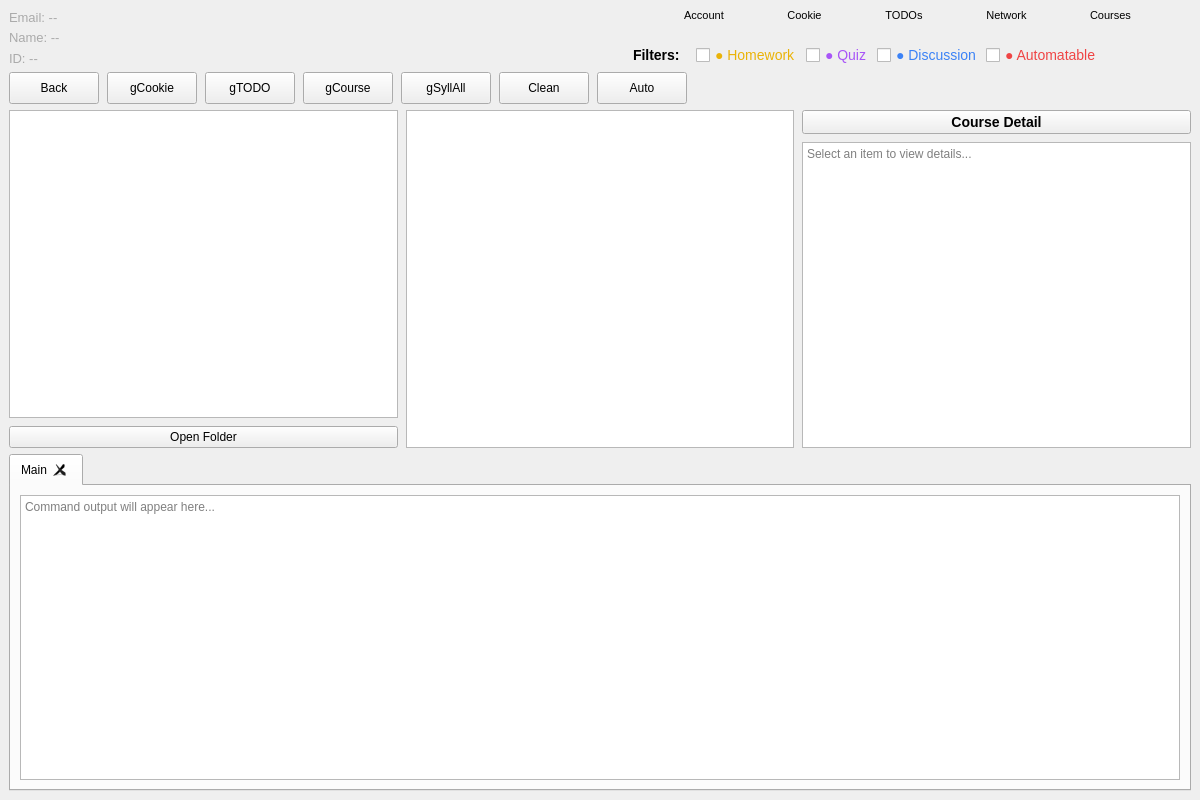
<?xml version="1.0" encoding="UTF-8"?>
<ui version="4.0">
 <class>MainWindow</class>
 <widget class="QMainWindow" name="MainWindow">
  <property name="geometry">
   <rect>
    <x>0</x>
    <y>0</y>
    <width>1200</width>
    <height>800</height>
   </rect>
  </property>
  <property name="windowTitle">
   <string>Canvas LMS Automation</string>
  </property>
  <widget class="QWidget" name="centralwidget">
   <layout class="QVBoxLayout" name="mainVerticalLayout">
    <item>
     <layout class="QHBoxLayout" name="topBarLayout">
      <item>
       <layout class="QVBoxLayout" name="userInfoLayout">
        <property name="spacing">
         <number>4</number>
        </property>
        <item>
         <widget class="QLabel" name="emailLabel">
          <property name="text">
           <string>Email: --</string>
          </property>
          <property name="styleSheet">
           <string>font-size: 13px; color: #aaa;</string>
          </property>
         </widget>
        </item>
        <item>
         <widget class="QLabel" name="nameLabel">
          <property name="text">
           <string>Name: --</string>
          </property>
          <property name="styleSheet">
           <string>font-size: 13px; color: #aaa;</string>
          </property>
         </widget>
        </item>
        <item>
         <widget class="QLabel" name="idLabel">
          <property name="text">
           <string>ID: --</string>
          </property>
          <property name="styleSheet">
           <string>font-size: 13px; color: #aaa;</string>
          </property>
         </widget>
        </item>
       </layout>
      </item>
      <item>
       <layout class="QVBoxLayout" name="historyToggleLayout">
        <property name="spacing">
         <number>4</number>
        </property>
       </layout>
      </item>
      <item>
       <spacer name="topSpacer">
        <property name="orientation">
         <enum>Qt::Horizontal</enum>
        </property>
        <property name="sizeHint" stdset="0">
         <size>
          <width>40</width>
          <height>20</height>
         </size>
        </property>
       </spacer>
      </item>
      <item>
       <layout class="QVBoxLayout" name="rightTopLayout">
        <item>
         <layout class="QHBoxLayout" name="statusIndicatorLayout">
          <property name="spacing">
           <number>8</number>
          </property>
          <item>
           <layout class="QVBoxLayout" name="accountStatusLayout">
          <property name="spacing">
           <number>4</number>
          </property>
          <item>
           <widget class="QLabel" name="accountStatusLabel">
            <property name="text">
             <string>Account</string>
            </property>
            <property name="alignment">
             <set>Qt::AlignCenter</set>
            </property>
            <property name="styleSheet">
             <string>font-size: 11px;</string>
            </property>
           </widget>
          </item>
          <item>
           <widget class="QWidget" name="accountIndicator" native="true">
            <property name="minimumSize">
             <size>
              <width>12</width>
              <height>12</height>
             </size>
            </property>
            <property name="maximumSize">
             <size>
              <width>12</width>
              <height>12</height>
             </size>
            </property>
           </widget>
          </item>
         </layout>
        </item>
        <item>
         <layout class="QVBoxLayout" name="cookieStatusLayout">
          <property name="spacing">
           <number>4</number>
          </property>
          <item>
           <widget class="QLabel" name="cookieStatusLabel">
            <property name="text">
             <string>Cookie</string>
            </property>
            <property name="alignment">
             <set>Qt::AlignCenter</set>
            </property>
            <property name="styleSheet">
             <string>font-size: 11px;</string>
            </property>
           </widget>
          </item>
          <item>
           <widget class="QWidget" name="cookieIndicator" native="true">
            <property name="minimumSize">
             <size>
              <width>12</width>
              <height>12</height>
             </size>
            </property>
            <property name="maximumSize">
             <size>
              <width>12</width>
              <height>12</height>
             </size>
            </property>
           </widget>
          </item>
         </layout>
        </item>
        <item>
         <layout class="QVBoxLayout" name="todosStatusLayout">
          <property name="spacing">
           <number>4</number>
          </property>
          <item>
           <widget class="QLabel" name="todosStatusLabel">
            <property name="text">
             <string>TODOs</string>
            </property>
            <property name="alignment">
             <set>Qt::AlignCenter</set>
            </property>
            <property name="styleSheet">
             <string>font-size: 11px;</string>
            </property>
           </widget>
          </item>
          <item>
           <widget class="QWidget" name="todosIndicator" native="true">
            <property name="minimumSize">
             <size>
              <width>12</width>
              <height>12</height>
             </size>
            </property>
            <property name="maximumSize">
             <size>
              <width>12</width>
              <height>12</height>
             </size>
            </property>
           </widget>
          </item>
         </layout>
        </item>
        <item>
         <layout class="QVBoxLayout" name="networkStatusLayout">
          <property name="spacing">
           <number>4</number>
          </property>
          <item>
           <widget class="QLabel" name="networkStatusLabel">
            <property name="text">
             <string>Network</string>
            </property>
            <property name="alignment">
             <set>Qt::AlignCenter</set>
            </property>
            <property name="styleSheet">
             <string>font-size: 11px;</string>
            </property>
           </widget>
          </item>
          <item>
           <widget class="QWidget" name="networkIndicator" native="true">
            <property name="minimumSize">
             <size>
              <width>12</width>
              <height>12</height>
             </size>
            </property>
            <property name="maximumSize">
             <size>
              <width>12</width>
              <height>12</height>
             </size>
            </property>
           </widget>
          </item>
         </layout>
        </item>
        <item>
         <layout class="QVBoxLayout" name="coursesStatusLayout">
          <property name="spacing">
           <number>4</number>
          </property>
          <item>
           <widget class="QLabel" name="coursesStatusLabel">
            <property name="text">
             <string>Courses</string>
            </property>
            <property name="alignment">
             <set>Qt::AlignCenter</set>
            </property>
            <property name="styleSheet">
             <string>font-size: 11px;</string>
            </property>
           </widget>
          </item>
          <item>
           <widget class="QWidget" name="coursesIndicator" native="true">
            <property name="minimumSize">
             <size>
              <width>12</width>
              <height>12</height>
             </size>
            </property>
            <property name="maximumSize">
             <size>
              <width>12</width>
              <height>12</height>
             </size>
            </property>
           </widget>
          </item>
          </layout>
         </item>
        </layout>
       </item>
       <item>
        <layout class="QHBoxLayout" name="filterLayout">
        <property name="spacing">
         <number>4</number>
        </property>
        <item>
         <widget class="QLabel" name="filterLabel">
          <property name="text">
           <string>Filters:</string>
          </property>
          <property name="styleSheet">
           <string>font-size: 14px; font-weight: bold; margin-right: 8px;</string>
          </property>
         </widget>
        </item>
        <item>
         <widget class="QCheckBox" name="filterHomework">
          <property name="text">
           <string>● Homework</string>
          </property>
          <property name="styleSheet">
           <string>font-size: 14px; color: #eab308;</string>
          </property>
         </widget>
        </item>
        <item>
         <widget class="QCheckBox" name="filterQuiz">
          <property name="text">
           <string>● Quiz</string>
          </property>
          <property name="styleSheet">
           <string>font-size: 14px; color: #a855f7;</string>
          </property>
         </widget>
        </item>
        <item>
         <widget class="QCheckBox" name="filterDiscussion">
          <property name="text">
           <string>● Discussion</string>
          </property>
          <property name="styleSheet">
           <string>font-size: 14px; color: #3b82f6;</string>
          </property>
         </widget>
        </item>
        <item>
         <widget class="QCheckBox" name="filterAutomatable">
          <property name="text">
           <string>● Automatable</string>
          </property>
          <property name="styleSheet">
           <string>font-size: 14px; color: #ef4444;</string>
          </property>
         </widget>
        </item>
        <item>
         <spacer name="filterSpacer">
          <property name="orientation">
           <enum>Qt::Horizontal</enum>
          </property>
          <property name="sizeHint" stdset="0">
           <size>
            <width>40</width>
            <height>20</height>
           </size>
          </property>
         </spacer>
        </item>
       </layout>
       </item>
      </layout>
      </item>
     </layout>
    </item>
    <item>
     <layout class="QHBoxLayout" name="buttonBarLayout">
      <property name="spacing">
       <number>8</number>
      </property>
      <item>
       <widget class="QPushButton" name="backBtn">
        <property name="text">
         <string>Back</string>
        </property>
        <property name="minimumSize">
         <size>
          <width>90</width>
          <height>32</height>
         </size>
        </property>
        <property name="maximumSize">
         <size>
          <width>90</width>
          <height>32</height>
         </size>
        </property>
       </widget>
      </item>
      <item>
       <widget class="QPushButton" name="getCookieBtn">
        <property name="text">
         <string>gCookie</string>
        </property>
        <property name="minimumSize">
         <size>
          <width>90</width>
          <height>32</height>
         </size>
        </property>
        <property name="maximumSize">
         <size>
          <width>90</width>
          <height>32</height>
         </size>
        </property>
       </widget>
      </item>
      <item>
       <widget class="QPushButton" name="getTodoBtn">
        <property name="text">
         <string>gTODO</string>
        </property>
        <property name="minimumSize">
         <size>
          <width>90</width>
          <height>32</height>
         </size>
        </property>
        <property name="maximumSize">
         <size>
          <width>90</width>
          <height>32</height>
         </size>
        </property>
       </widget>
      </item>
      <item>
       <widget class="QPushButton" name="getCourseBtn">
        <property name="text">
         <string>gCourse</string>
        </property>
        <property name="minimumSize">
         <size>
          <width>90</width>
          <height>32</height>
         </size>
        </property>
        <property name="maximumSize">
         <size>
          <width>90</width>
          <height>32</height>
         </size>
        </property>
       </widget>
      </item>
      <item>
       <widget class="QPushButton" name="gSyllAllBtn">
        <property name="text">
         <string>gSyllAll</string>
        </property>
        <property name="minimumSize">
         <size>
          <width>90</width>
          <height>32</height>
         </size>
        </property>
        <property name="maximumSize">
         <size>
          <width>90</width>
          <height>32</height>
         </size>
        </property>
       </widget>
      </item>
      <item>
       <widget class="QPushButton" name="cleanBtn">
        <property name="text">
         <string>Clean</string>
        </property>
        <property name="minimumSize">
         <size>
          <width>90</width>
          <height>32</height>
         </size>
        </property>
        <property name="maximumSize">
         <size>
          <width>90</width>
          <height>32</height>
         </size>
        </property>
       </widget>
      </item>
      <item>
       <widget class="QPushButton" name="automationTopBtn">
        <property name="text">
         <string>Auto</string>
        </property>
        <property name="minimumSize">
         <size>
          <width>90</width>
          <height>32</height>
         </size>
        </property>
        <property name="maximumSize">
         <size>
          <width>90</width>
          <height>32</height>
         </size>
        </property>
       </widget>
      </item>
      <item>
       <spacer name="buttonSpacer">
        <property name="orientation">
         <enum>Qt::Horizontal</enum>
        </property>
        <property name="sizeHint" stdset="0">
         <size>
          <width>40</width>
          <height>20</height>
         </size>
        </property>
       </spacer>
      </item>
     </layout>
    </item>
    <item>
     <layout class="QHBoxLayout" name="mainContentLayout">
      <property name="spacing">
       <number>8</number>
      </property>
      <item>
       <layout class="QVBoxLayout" name="categoryColumnLayout">
        <item>
         <widget class="QListWidget" name="categoryList">
          <property name="minimumWidth">
           <number>120</number>
          </property>
          <property name="maximumWidth">
           <number>120</number>
          </property>
         </widget>
        </item>
        <item>
         <widget class="QPushButton" name="openFolderBtn">
          <property name="text">
           <string>Open Folder</string>
          </property>
          <property name="minimumHeight">
           <number>32</number>
          </property>
         </widget>
        </item>
       </layout>
      </item>
      <item>
       <widget class="QListWidget" name="itemList">
        <property name="minimumWidth">
         <number>250</number>
        </property>
       </widget>
      </item>
      <item>
       <layout class="QVBoxLayout" name="detailColumnLayout">
        <item>
         <widget class="QPushButton" name="courseDetailBtn">
          <property name="text">
           <string>Course Detail</string>
          </property>
          <property name="minimumHeight">
           <number>32</number>
          </property>
          <property name="styleSheet">
           <string>font-size: 14px; font-weight: bold;</string>
          </property>
         </widget>
        </item>
        <item>
         <widget class="QTextBrowser" name="detailView">
          <property name="readOnly">
           <bool>true</bool>
          </property>
          <property name="placeholderText">
           <string>Select an item to view details...</string>
          </property>
         </widget>
        </item>
       </layout>
      </item>
     </layout>
    </item>
    <item>
     <widget class="QTabWidget" name="consoleTabWidget">
      <property name="minimumHeight">
       <number>200</number>
      </property>
      <property name="tabsClosable">
       <bool>true</bool>
      </property>
      <widget class="QWidget" name="defaultTab">
       <attribute name="title">
        <string>Main</string>
       </attribute>
       <layout class="QVBoxLayout" name="defaultTabLayout">
        <item>
         <widget class="QTextEdit" name="consoleOutput">
          <property name="readOnly">
           <bool>true</bool>
          </property>
          <property name="placeholderText">
           <string>Command output will appear here...</string>
          </property>
         </widget>
        </item>
       </layout>
      </widget>
     </widget>
    </item>
   </layout>
  </widget>
 </widget>
 <resources/>
 <connections/>
</ui>
